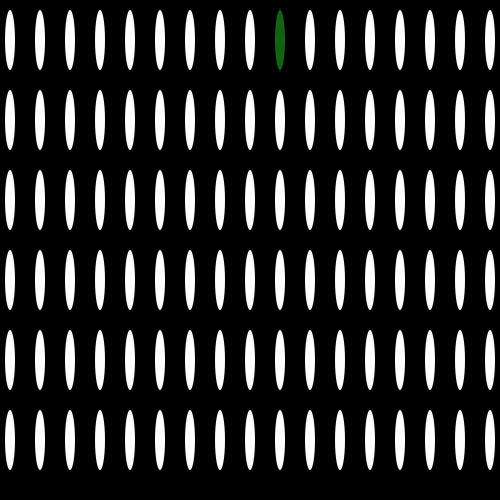
Frame 1 (no input)
Frame 60 (the mouse pressed at the canvas centre just before this capture): identical to frame 1, image omitted
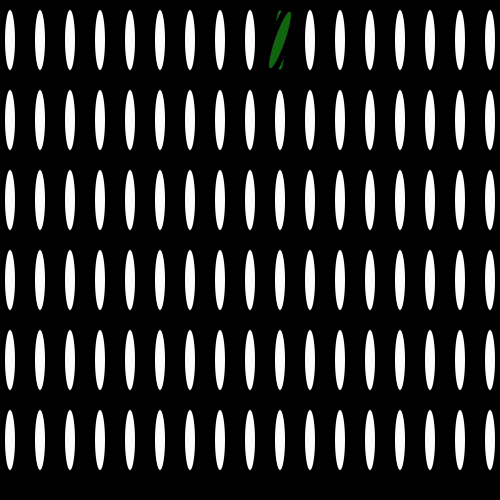
Frame 120 (the mouse held since frame 60 and released just before this capture)

The Processing sketch that drew these frames (run headless with seeded random() and noise(); from frame 60 on, the mouse is pressed at the canvas centre):

// Processing sketch: processing_120009
// ── processing_120009.pde

void draw()
{
    
  pushMatrix();
  
 translate(280,40);
    
    float winkel= map(mouseY,0,3500,0,1.5*PI);
    
    rotate(winkel);
    
        
    fill(0);
    ellipse(0,0,20,80);  
    
    fill(17,100,16);
    noStroke();
    ellipse(0,0,10,60);
  
  popMatrix();
  resetMatrix();
}


void setup()
{
  size(500,500);
  background(0);
  
  
  noStroke();
  ellipse(10,40,10,60);
  
  noStroke();
  ellipse(40,40,10,60);
  
  noStroke();
  ellipse(70,40,10,60);
  
   noStroke();
  ellipse(100,40,10,60);
  
   noStroke();
  ellipse(130,40,10,60);
  
     noStroke();
  ellipse(160,40,10,60);
  
     noStroke();
  ellipse(190,40,10,60);
  
     noStroke();
  ellipse(220,40,10,60);
  
     noStroke();
  ellipse(250,40,10,60);
 
      noStroke();
  ellipse(310,40,10,60);
  
      noStroke();
  ellipse(340,40,10,60);
  
      noStroke();
  ellipse(370,40,10,60);
  
      noStroke();
  ellipse(400,40,10,60);
  
      noStroke();
  ellipse(430,40,10,60);
  
      noStroke();
  ellipse(460,40,10,60);
  
      noStroke();
  ellipse(490,40,10,60);
  
  noStroke();
  ellipse(10,120,10,60);
  
  noStroke();
  ellipse(40,120,10,60);
  
  noStroke();
  ellipse(70,120,10,60);
  
   noStroke();
  ellipse(100,120,10,60);
  
   noStroke();
  ellipse(130,120,10,60);
  
     noStroke();
  ellipse(160,120,10,60);
  
     noStroke();
  ellipse(190,120,10,60);
  
     noStroke();
  ellipse(220,120,10,60);
  
     noStroke();
  ellipse(250,120,10,60);
  
     noStroke();
  ellipse(280,120,10,60); 
  
      noStroke();
  ellipse(310,120,10,60);
  
      noStroke();
  ellipse(340,120,10,60);
  
      noStroke();
  ellipse(370,120,10,60);
  
      noStroke();
  ellipse(400,120,10,60);
  
      noStroke();
  ellipse(430,120,10,60);
  
      noStroke();
  ellipse(460,120,10,60);
  
      noStroke();
  ellipse(490,120,10,60);
  
   noStroke();
  ellipse(10,200,10,60);
  
  noStroke();
  ellipse(40,200,10,60);
  
  noStroke();
  ellipse(70,200,10,60);
  
   noStroke();
  ellipse(100,200,10,60);
  
   noStroke();
  ellipse(130,200,10,60);
  
     noStroke();
  ellipse(160,200,10,60);
  
     noStroke();
  ellipse(190,200,10,60);
  
     noStroke();
  ellipse(220,200,10,60);
  
     noStroke();
  ellipse(250,200,10,60);
  
     noStroke();
  ellipse(280,200,10,60); 
  
      noStroke();
  ellipse(310,200,10,60);
  
      noStroke();
  ellipse(340,200,10,60);
  
      noStroke();
  ellipse(370,200,10,60);
  
      noStroke();
  ellipse(400,200,10,60);
  
      noStroke();
  ellipse(430,200,10,60);
  
      noStroke();
  ellipse(460,200,10,60);
  
      noStroke();
  ellipse(490,200,10,60);
  
     noStroke();
  ellipse(10,280,10,60);
  
  noStroke();
  ellipse(40,280,10,60);
  
  noStroke();
  ellipse(70,280,10,60);
  
   noStroke();
  ellipse(100,280,10,60);
  
   noStroke();
  ellipse(130,280,10,60);
  
     noStroke();
  ellipse(160,280,10,60);
  
     noStroke();
  ellipse(190,280,10,60);
  
     noStroke();
  ellipse(220,280,10,60);
  
     noStroke();
  ellipse(250,280,10,60);
  
     noStroke();
  ellipse(280,280,10,60); 
  
      noStroke();
  ellipse(310,280,10,60);
  
      noStroke();
  ellipse(340,280,10,60);
  
      noStroke();
  ellipse(370,280,10,60);
  
      noStroke();
  ellipse(400,280,10,60);
  
      noStroke();
  ellipse(430,280,10,60);
  
      noStroke();
  ellipse(460,280,10,60);
  
      noStroke();
  ellipse(490,280,10,60);


  
     noStroke();
  ellipse(10,360,10,60);
  
  noStroke();
  ellipse(40,360,10,60);
  
  noStroke();
  ellipse(70,360,10,60);
  
   noStroke();
  ellipse(100,360,10,60);
  
   noStroke();
  ellipse(130,360,10,60);
  
     noStroke();
  ellipse(160,360,10,60);
  
     noStroke();
  ellipse(190,360,10,60);
  
     noStroke();
  ellipse(220,360,10,60);
  
     noStroke();
  ellipse(250,360,10,60);
  
     noStroke();
  ellipse(280,360,10,60); 
  
      noStroke();
  ellipse(310,360,10,60);
  
      noStroke();
  ellipse(340,360,10,60);
  
      noStroke();
  ellipse(370,360,10,60);
  
      noStroke();
  ellipse(400,360,10,60);
  
      noStroke();
  ellipse(430,360,10,60);
  
      noStroke();
  ellipse(460,360,10,60);
  
      noStroke();
  ellipse(490,360,10,60);
  
    
     noStroke();
  ellipse(10,440,10,60);
  
  noStroke();
  ellipse(40,440,10,60);
  
  noStroke();
  ellipse(70,440,10,60);
  
   noStroke();
  ellipse(100,440,10,60);
  
   noStroke();
  ellipse(130,440,10,60);
  
     noStroke();
  ellipse(160,440,10,60);
  
     noStroke();
  ellipse(190,440,10,60);
  
     noStroke();
  ellipse(220,440,10,60);
  
     noStroke();
  ellipse(250,440,10,60);
  
     noStroke();
  ellipse(280,440,10,60); 
  
      noStroke();
  ellipse(310,440,10,60);
  
      noStroke();
  ellipse(340,440,10,60);
  
      noStroke();
  ellipse(370,440,10,60);
  
      noStroke();
  ellipse(400,440,10,60);
  
      noStroke();
  ellipse(430,440,10,60);
  
      noStroke();
  ellipse(460,440,10,60);
  
      noStroke();
  ellipse(490,440,10,60);
}
